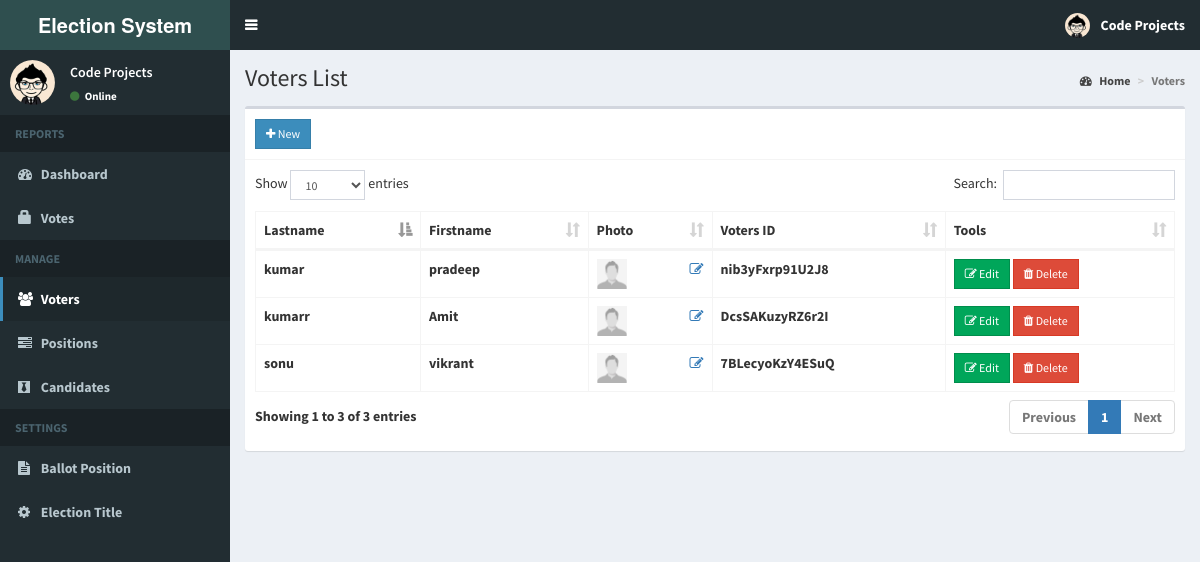
Screenshot of /admin/voters.php (signed in) with the database file from the repository.
### tables this page shows
CREATE TABLE `voters` (
  `id` int(11) NOT NULL,
  `voters_id` varchar(15) NOT NULL,
  `password` varchar(60) NOT NULL,
  `firstname` varchar(30) NOT NULL,
  `lastname` varchar(30) NOT NULL,
  `photo` varchar(150) NOT NULL
);

### admin/includes/session.php (called while the page is built, shortened)
<?php
	include 'includes/conn.php';
	$sql = "SELECT * FROM admin WHERE id = '".$_SESSION['admin']."'";
	$query = $conn->query($sql);
	$user = $query->fetch_assoc();
?>

### admin/voters.php (the view, shortened to what this page needs)
<?php include 'includes/session.php'; ?>
<?php include 'includes/header.php'; ?>
<body class="hold-transition skin-blue sidebar-mini">
<div class="wrapper">
  <?php include 'includes/navbar.php'; ?>
  <?php include 'includes/menubar.php'; ?>
  <div class="content-wrapper">
    <section class="content-header">
      <h1>
        Voters List
      </h1>
      <ol class="breadcrumb">
        <li><a href="#"><i class="fa fa-dashboard"></i> Home</a></li>
        <li class="active">Voters</li>
      </ol>
    </section>
    <section class="content">
      <div class="row">
        <div class="col-xs-12">
          <div class="box">
            <div class="box-header with-border">
              <a href="#addnew" data-toggle="modal" class="btn btn-primary btn-sm btn-flat"><i class="fa fa-plus"></i> New</a>
            </div>
            <div class="box-body">
              <table id="example1" class="table table-bordered">
                <thead>
                  <th>Lastname</th>
                  <th>Firstname</th>
                  <th>Photo</th>
                  <th>Voters ID</th>
                  <th>Tools</th>
                </thead>
                <tbody>
                  <?php
                    $sql = "SELECT * FROM voters";
                    $query = $conn->query($sql);
                    while($row = $query->fetch_assoc()){
                      $image = (!empty($row['photo'])) ? '../images/'.$row['photo'] : '../images/profile.jpg';
                      echo "
                        <tr>
                          <td>".$row['lastname']."</td>
                          <td>".$row['firstname']."</td>
                          <td>
                            <img src='".$image."' width='30px' height='30px'>
                            <a href='#edit_photo' data-toggle='modal' class='pull-right photo' data-id='".$row['id']."'><span class='fa fa-edit'></span></a>
                          </td>
                          <td>".$row['voters_id']."</td>
                          <td>
                            <button class='btn btn-success btn-sm edit btn-flat' data-id='".$row['id']."'><i class='fa fa-edit'></i> Edit</button>
                            <button class='btn btn-danger btn-sm delete btn-flat' data-id='".$row['id']."'><i class='fa fa-trash'></i> Delete</button>
                          </td>
                        </tr>
                      ";
                    }
                  ?>
                </tbody>
              </table>
            </div>
          </div>
        </div>
      </div>
    </section>
  </div>
</div>
</body>
</html>

### admin/includes/navbar.php (shortened to what this page needs)
<header class="main-header">
  <a href="home.php" class="logo">
    <span class="logo-lg"><b>Election System </span>
  </a>
  <nav class="navbar navbar-static-top">
    <a href="#" class="sidebar-toggle" data-toggle="push-menu" role="button">
    </a>
    <div class="navbar-custom-menu">
      <ul class="nav navbar-nav">
        <li class="dropdown user user-menu">
          <a href="#" class="dropdown-toggle" data-toggle="dropdown">
            <img src="<?php echo (!empty($user['photo'])) ? '../images/'.$user['photo'] : '../images/profile.jpg'; ?>" class="user-image" alt="User Image">
            <span class="hidden-xs"><?php echo $user['firstname'].' '.$user['lastname']; ?></span>
          </a>
        </li>
      </ul>
    </div>
  </nav>
</header>

### admin/includes/menubar.php (shortened to what this page needs)
<aside class="main-sidebar">
  <section class="sidebar">
    <div class="user-panel">
      <div class="pull-left image">
        <img src="<?php echo (!empty($user['photo'])) ? '../images/'.$user['photo'] : '../images/profile.jpg'; ?>" class="img-circle" alt="User Image">
      </div>
      <div class="pull-left info">
        <p><?php echo $user['firstname'].' '.$user['lastname']; ?></p>
        <a><i class="fa fa-circle text-success"></i> Online</a>
      </div>
    </div>
    <ul class="sidebar-menu" data-widget="tree">
      <li class="header">REPORTS</li>
      <li class=""><a href="home.php"><i class="fa fa-dashboard"></i> <span>Dashboard</span></a></li>
      <li class=""><a href="votes.php"><span class="glyphicon glyphicon-lock"></span> <span>Votes</span></a></li>
      <li class="header">MANAGE</li>
      <li class=""><a href="voters.php"><i class="fa fa-users"></i> <span>Voters</span></a></li>
      <li class=""><a href="positions.php"><i class="fa fa-tasks"></i> <span>Positions</span></a></li>
      <li class=""><a href="candidates.php"><i class="fa fa-black-tie"></i> <span>Candidates</span></a></li>
      <li class="header">SETTINGS</li>
      <li class=""><a href="ballot.php"><i class="fa fa-file-text"></i> <span>Ballot Position</span></a></li>
      <li class=""><a href="#config" data-toggle="modal"><i class="fa fa-cog"></i> <span>Election Title</span></a></li>
    </ul>
  </section>
</aside>

### rows the page displays
voters: lastname "kumarr", firstname "Amit", voters "DcsSAKuzyRZ6r2I"
voters: lastname "sonu", firstname "vikrant", voters "7BLecyoKzY4ESuQ"
voters: lastname "kumar", firstname "pradeep", voters "nib3yFxrp91U2J8"

### other values shown
$user['firstname'] "Code"
$user['lastname'] "Projects"
